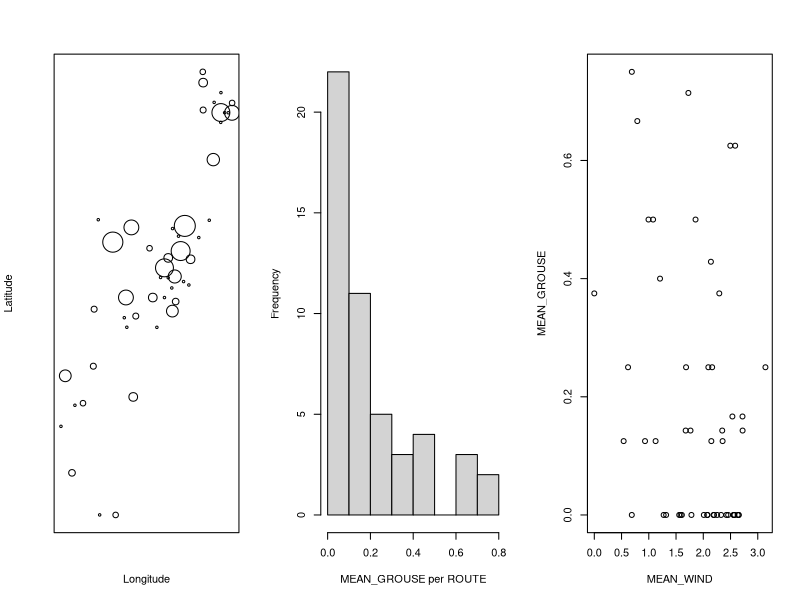
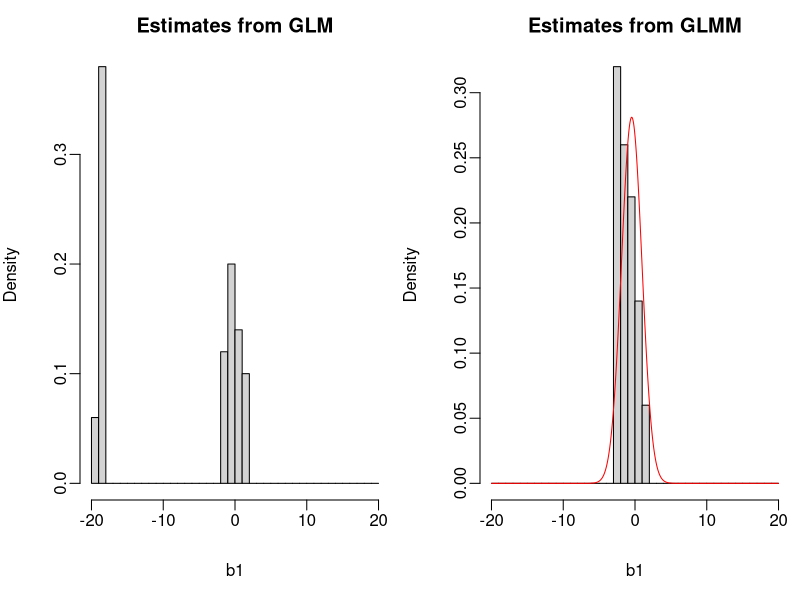
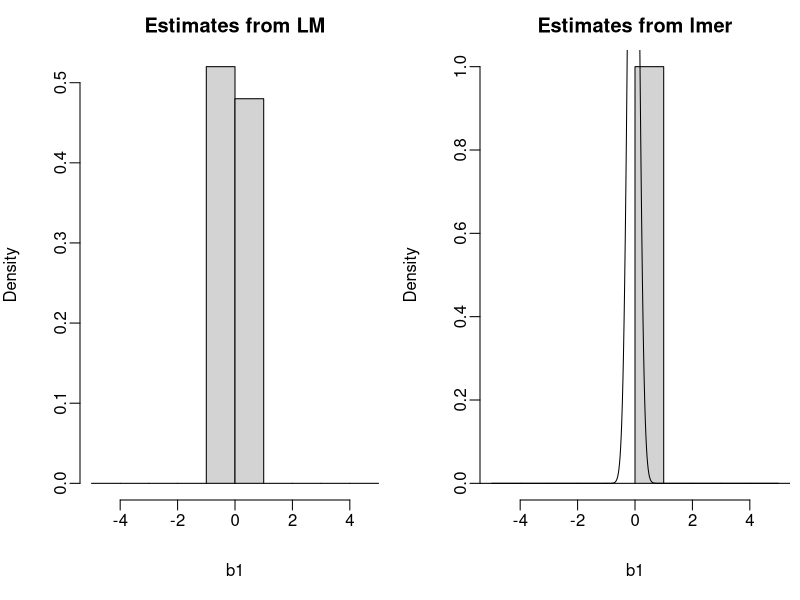

The R source for these figures, in order: (Note: this script raises an error after producing the figures.)
#Quinn Connor & Janelle 
# PS3
# due 3 October, 2023 by midnight

# This problem set is to check to make sure you are up and running in R, and it begins to explore the ruffed grouse data. It is based on correlated_data Ch1 ("Ch_1_10Aug18.R") sections 1.5 to 1.7.

# For the homework, EACH INDIVIDUAL SHOULD TURN IN A SEPARATE .R FILE. Start with the code from correlated_data ("Ch_1_10Aug18.R") and add to it anything you need. Identify you new code (so I can find it) by placing it between marker rows #~~~~~~~~~~~~~~~~~~~~~~~~~~~. I will get your full answers to the questions by randomly asking people in class, so there is no need for you to write them down.
#~~~~~~~~~~~~~~~~~~~~~~~~~~~
# 1. What questions do you have about the material in section 1.5 to 1.7? What needs more explanation? I'm serious about asking this question, because I want to improve the book. (NOTE: This requires NO NEW R CODE.)
#~~~~~~~~~~~~~~~~~~~~~~~~~~~
#Simulations seem like a great way to explore modeling methodologies and take a deeper look at what we're doing. What situations does simulating not make sense, if any? Is it a waste of time in these situations, or detrimental (e.g. leading down the "wrong" path)? 

#What is the difference, in your words, between anova() and Anova()? 
?anova
?Anova
#Ope you cover this in correlated data - disregard 
#For the grouse data, 50 means must be estimated. The analysis is easy to do with the glm() function, although here I have also used the function Anova() from the car library (Fox and Weisberg 2011) because it gives a summary statistic for the overall effect of the factor ROUTE in the model, rather than reporting all 49 estimates of b2[factor] for the differences among routes. (The remaining route serves as the intercept, accounting for the total of 50 levels of the factor ROUTE.)

#Would love to go over simulation of the lmer with the class! 
#~~~~~~~~~~~~~~~~~~~~~~~~~~~
# 2. Suppose Y1, Y2, and Y3 are independent normal random variables with variances 1, 2, and 3, respectively. You can think of (Y1 + Y3) and (Y2 + Y3) as the number of grouse observed in station 1 and station 2 of route 1: Y3 gives the random effect that is common to all stations within route 1, while Y1 and Y2 give the station-specific random effects for stations 1 and 2 within route 1. What is the covariance between (Y1 + Y3) and (Y2 + Y3)?  If you want, check your answer with a simulation.

#  Cov(Y1 + Y3, Y2 + Y3) = Cov(Y1, Y2) + Cov(Y1, Y3) + Cov(Y2, Y3) + Cov(Y3, Y3) Since Y1, Y2, and Y3 are independent, Cov(Y1, Y2) = Cov(Y1, Y3) = Cov(Y2, Y3) = 0. Also, the covariance of a random variable with itself is equal to its variance, so Cov(Y3, Y3) = Var(Y3) = 3.The covariance between (Y1 + Y3) and (Y2 + Y3) simplifies to: Cov(Y1 + Y3, Y2 + Y3) = 0 + 0 + 0 + 3 = 3                    The covariance between (Y1 + Y3) and (Y2 + Y3) is 3
#From Tony on Monday
predicted.cov <-3
Y1=rnorm(1000, mean=0, sd=1)
Y2=rnorm(1000, mean=0, sd=sqrt(2))
Y3=rnorm(1000, mean=0, sd=sqrt(3))
Y4=Y1+Y3
Y5 =Y2+Y3
cov(Y4,Y5)
predicted.cov
#~~~~~~~~~~~~~~~~~~~~~~~~~~~

# code from Ch_1_10Aug18.R

#################################################################
# 1.3 Dataset
#################################################################

# Metadata for "grouse_data.csv"

# ROUTE
# IDs for 50 roadside routes. These data are simulated to have similar characteristics as the original, real data.

# STATION
# IDs for each survey station, with up to 8 STATIONS per ROUTE.

# LAT
# X coordinate of survey station. UTM zone 15N NAD83 datum.

# LONG
# Y coordinate of survey station. UTM zone 15N NAD83 datum.

# WIND
# Wind speed (km/hour) recorded at 1.4m above ground at the end of the survey.

# TEMP
# Temperature (°C) recorded at 1.4m above ground at the end of the survey.

# GROUSE
# Detection/non-detection of Ruffed Grouse (1 = detected, 0 = not detected).

# read data
d <- read.csv(file="grouse_data.csv", header=T)

# STATION and ROUTE were uploaded as integers; this converts them to factors.
d$STATION <- as.factor(d$STATION)
d$ROUTE <- as.factor(d$ROUTE)

# To see the first 20 rows of data, you can use:
head(d, 20)

# Combine all values for each ROUTE.
w <- data.frame(aggregate(cbind(d$GROUSE, d$WIND, d$LAT, d$LONG), by = list(d$ROUTE), FUN = mean))

# For clarity, I've added the column names.
names(w) <- c("ROUTE","MEAN_GROUSE","MEAN_WIND","LAT","LONG")

# Finally, I want the count of the number of STATIONS per ROUTE, and the number of GROUSE.
w$GROUSE <- aggregate(d$GROUSE, by = list(d$ROUTE), FUN = sum)[,2]
w$STATIONS <- aggregate(array(1, c(nrow(d), 1)), by = list(d$ROUTE), FUN = sum)[,2]

# This is what the aggregated data look like:
head(w)

# Fig. 1.1
# To take a look at the data, this plots MEAN_GROUSE against LAT and LONG, using the size of the point to give the mean number of observations per route. "cex" gives the point size, and I've added 0.1 to w$MEAN_GROUSE so that routes with zero counts are still shown
par(mfrow=c(1,3))
plot(LAT ~ LONG, data=w, pch=1, cex=5*(MEAN_GROUSE+.1), xaxt="n", yaxt="n", xlab="Longitude", ylab="Latitude")

# This histogram shows the variability in grouse counts per ROUTE.
hist(w$MEAN_GROUSE, main="", xlab="MEAN_GROUSE per ROUTE")

# It looks like there are fewer GROUSE seen when the wind speed is higher
plot(MEAN_GROUSE ~ MEAN_WIND, data=w)

#########################################################
# 1.5 Station-level analyses
#########################################################
library(lme4)

######
# 1.5.1 LM at the station level
summary(lm(GROUSE ~ WIND, data=d))

######
# 1.5.2 GLM at the station level
summary(glm(GROUSE ~ WIND, data=d, family=binomial))

# quasi-GLM: This is not appropriate, because for binary (0 or 1) data, the variance has to be m(1-m)

######
# 1.5.3 GLM with ROUTE as a factor
library(car)
Anova(glm(GROUSE ~ WIND + ROUTE, data=d, family=binomial))

######
# 1.5.4 GLMM: 
summary(glmer(GROUSE ~ WIND + (1 | ROUTE), data=d, family=binomial))

# Demonstration of the structure of a mixed model by comparing the glm having ROUTEs as factors with the glmm having ROUTEs as a random variable.
z.glm <- glm(GROUSE ~ 0 + WIND + ROUTE, data=d, family=binomial)

z.glmm <- glmer(GROUSE ~ WIND + (1 | ROUTE), data=d, family=binomial)

# Fig. 1.3
par(mfrow=c(1,2), mai=c(1,.8,.5,.1), mgp=c(3,.5,0))

# This plots the 50 values of route-factor coefficients
hist(z.glm$coef[2:51], breaks=(-20:20), freq=F,  main="Estimates from GLM", xlab="b1")

# This plots the 50 values of the random effects associated with the 50 routes
hist(coef(z.glmm)$ROUTE[[1]], breaks=(-20:20), freq=F, main="Estimates from GLMM", xlab="b1")
lines(.02*(-1000:1000), dnorm(.02*(-1000:1000), mean=fixef(z.glmm)['WIND'], sd=summary(z.glmm)$var[[1]][1]^.5), col="red")

# This is the variance of the ROUTE coefficients that can be compared to the ROUTE random effect in the GLMM. It is much larger.
var(z.glm$coef[2:51])
# This is due to the outlier estimates of the ROUTE coefficents of zero


# Produce a data.frame d.no0 that only contains ROUTES with at least one grouse observation, and then enalyze it with glm() and glmer(). The results for the glm() and glmm() are much more similar.
w.no0 <- w[w$MEAN_GROUSE > 0,]
d.no0 <- d[is.element(d$ROUTE, w.no0$ROUTE),]

Anova(glm(GROUSE ~ WIND + ROUTE, data=d.no0, family=binomial))
summary(glmer(GROUSE ~ WIND + (1 | ROUTE), data=d.no0, family=binomial))

######
# 1.5.5 LMM: Even though this is a linear model, it incorporates the non-independence of STATIONS within ROUTES.
summary(lmer(GROUSE ~ WIND + (1 | ROUTE), data=d))

#~~~~~~~~~~~~~~~~~~~~~~~~~~~~~~~~~~~~~~~~~~~~~~~~~~~~~~~~~~~~~~~~
# 3.  (from book) Fit a LM to the station-level data treating route as a factor. This is similar to the LMM treating route as a random effect (subsection 1.5.5). 1). Do they give similar results about the effect of WIND on GROUSE? 2).Is the comparison between these LM and LMM similar to the comparison between the GLM treating route as a factor (subsection 1.5.3) and the GLMM treating route as a random effect (subsection 1.5.4)? 3). Produce a figure like figure 1.3. Does this explain your answer in the same way figure 1.3 explains the difference between the GLM and GLMM?

#1). Where the wind is very significant in the LMM, it's only close to significant in the LM
summary(lm(GROUSE ~ WIND + ROUTE, data=d))
summary(lmer(GROUSE ~ WIND + (1 | ROUTE), data=d))

lm <-lm(GROUSE ~ WIND + ROUTE, data=d)
lmer <-lmer(GROUSE ~ WIND + (1 | ROUTE), data=d)
#2). From above
z.glm <- glm(GROUSE ~ 0 + WIND + ROUTE, data=d, family=binomial)
z.glmm <- glmer(GROUSE ~ WIND + (1 | ROUTE), data=d, family=binomial)
summary(z.glm)
summary(z.glmm)
#In a way, yes. The glmm which treats route as a random effect has a significant effect of wind, where the glm does not. Do the glm and lm "spread" out our power for detecting statistical significance? 

#3). We don't have that far grouping like we saw with the glm and glmm, instead there's just a slight spread in the LM. Only positive values in the lmer? 
# Fig. 1.3
par(mfrow=c(1,2), mai=c(1,.8,.5,.1), mgp=c(3,.5,0))

# This plots the 50 values of route-factor coefficients
hist(lm$coef[2:51], breaks=(-5:5), freq=F,  main="Estimates from LM", xlab="b1")

# This plots the 50 values of the random effects associated with the 50 routes
hist(coef(lmer)$ROUTE[[1]], breaks=(-5:5), freq=F, main="Estimates from lmer", xlab="b1")
lines(.02*(-1000:1000), dnorm(.02*(-1000:1000), mean=fixef(lmer)['WIND'], sd=summary(lmer)$var[[1]][1]^.5), col="black")


#~~~~~~~~~~~~~~~~~~~~~~~~~~~~~~~~~~~~~~~~~~~~~~~~~~~~~~~~~~~~~~~~
#~~~~~~~~~~~~~~~~~~~~~~~~~~~~~~~~~~~~~~~~~~~~~~~~~~~~~~~~~~~~~~~~
# 4. In section 1.4.5 there is a simulation for the GLMM model of route-level data. How could you use a model (it has to be a different model) for station-level data to test whether the P-values given by the LMM (section 1.5.5) are correct? This question is similar to Question 4 in Problem Set 2.

#Attempt 1

#sub_n  <- 50 # number of subjects in this simulation
#sub_sd <- 100 # SD for the subjects' random intercept

#sub <- tibble(
#  sub_id = 1:sub_n,
#  sub_i  = rnorm(sub_n, 0, sub_sd), # random intercept
#  sub_cond = rep(c("wind","no_wind"), each = sub_n/2) # between-subjects factor
#)

#Attempt 2

nroute = 50
nstation = 8
mu = 5
sds = 2
sd = 1

route = rep(LETTERS[1:nroute], each = nstation) 
station = rep(LETTERS[1:nstation], each = nroute) 
stationeff = rnorm(nstation, 0, sds) 
stationeff = rep(standeff, each = nroute) 
routeeff = rnorm(nstation*nroute, 0, sd) 
dat = data.frame(station, standeff, route, routeeff) 
dat$resp = with(dat, mu + stationeff + routeeff ) 

#Unsure what to do about this

# Strategy:
# 1. Set up a simulatmodel that can produce data from the same statistical model you are going to test
# 2. Simulate lots of datasets (2000)
# 3. For each data set, fit the model.
# 4. Compare the results of the large numbers of fits to the model that you used to simulate the data
#summary(lm(GROUSE ~ WIND + ROUTE, data=d))
#lm(GROUSE ~ WIND + ROUTE, data=d)$coef[2,4]
#summary(lmer(GROUSE ~ WIND + (1 | ROUTE), data=d))

# Set up test parameter values that you will estimate with the statistical model 
#b0 <- 0
#b1 <- 0
#n <- 8
#sd.e <- 1

# Set the size of each dataset
#nsamples <- 10

# This just gives an example simulation that you should check.
#x <- rnorm(nsamples, mean=0, sd=1)
#e <- rnorm(nsamples, mean=0, sd=sd.e)

#Z <- b0 + b1 * x + e
#p <- inv.logit(Z)
#Y <- rbinom(nsamples, size=n, prob=p)

summary(lmer(GROUSE ~ WIND + (1 | ROUTE), data=d))

# Perform many simulations to create lots of datasets and fit the model to each.
#nrep <- 2000
#test <- data.frame(rep=1:nrep)
#for(rep in 1:nrep){
#  x <- rnorm(nsamples, mean=0, sd=1)
#  e <- rnorm(nsamples, mean=0, sd=sd.e)
  
#  Z <- b0 + b1 * x + e
#  p <- inv.logit(Z)
#  Y <- rbinom(nsamples, size=n, prob=p)
  
#  test$p.value[rep] <- summary(lmer(GROUSE ~ WIND + (1 | ROUTE), data=d))$coef[2,4]
#  test$b1[rep] <- summary(lmer(GROUSE ~ WIND + (1 | ROUTE), data=d))$coef[2,1]
#}

# Plot a histogram of the P-values and compute the number of datasets for which P < 0.05
#par(mfrow = c(1,1), mai = c(1,.7,1,.3))
#hist(test$p.value, breaks=20, main=paste0("Proportion of P-values < 0.05 = ",mean(test$p.value < 0.05)))

# Plot a histogram of the estimates of b1
#hist(test$b1, breaks=20, main="b1")

#~~~~~~~~~~~~~~~~~~~~~~~~~~~~~~~~~~~~~~~~~~~~~~~~~~~~~~~~~~~~~~~~

#########################################################
# 1.6 Reiteration of results
#########################################################
# Here are all nine models you've run so far

# Route-level methods
summary(lm(asin(sqrt(MEAN_GROUSE)) ~ MEAN_WIND, data=w))$coef

w$SUCCESS <- cbind(w$GROUSE, w$STATIONS - w$GROUSE)
summary(glm(SUCCESS ~ MEAN_WIND, family = binomial, data=w))$coef

summary(glm(SUCCESS ~ MEAN_WIND, family = quasibinomial, data=w))$coef

summary(glmer(SUCCESS ~ MEAN_WIND + (1 | ROUTE), data=w, family=binomial))$coef

# Station-level methods
summary(lm(GROUSE ~ WIND, data=d))$coef

summary(glm(GROUSE ~ WIND, data=d, family=binomial))$coef

summary(glm(GROUSE ~ WIND + ROUTE, data=d, family=binomial))$coef[1:2,]

summary(glmer(GROUSE ~ WIND + (1 | ROUTE), data=d, family=binomial))$coef

summary(lmer(GROUSE ~ WIND + (1 | ROUTE), data=d))$coef